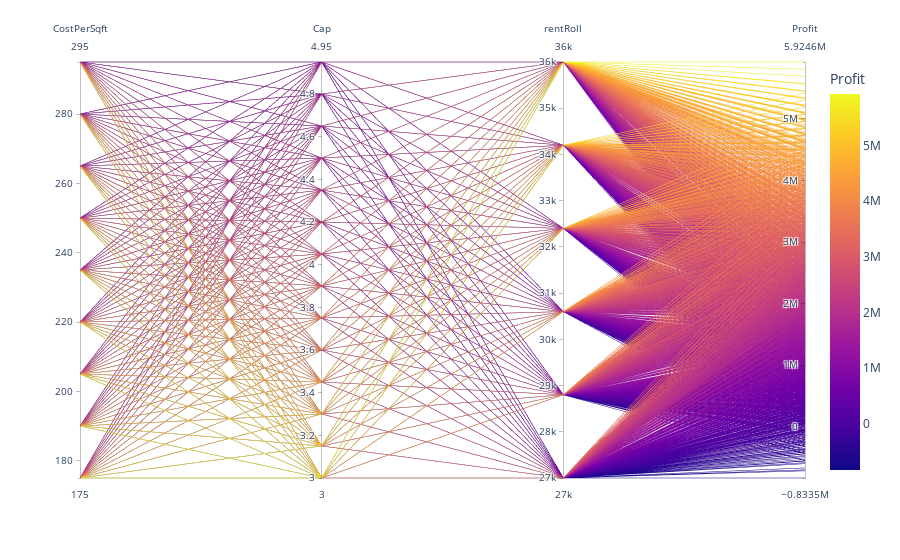

The cell this chart's notebook holds for it:
### Code cell
import plotly.express as px

#fig = go.Figure()
#fig.add_trace(go.Scatter(y=df["Valuation"],line = dict(color='green', width=1, dash='dash')))
#fig = px.scatter_3d(df,x="CostPerSqft",y="Cap",z="Valuation")
fig = px.parallel_coordinates(df, color="Profit",
                              dimensions=['CostPerSqft',
                                          'Cap', 
                                          #'ExpRate',
                                          'rentRoll',
                                          "Profit"
                                          ])
fig.show()

### Figure 1 — Plotly figure (JSON) as saved in the notebook; plotly's stock layout.template omitted (floating-point values rounded to 4 significant figures; data arrays with more than 128 entries replaced by an {"elided": "..."} marker saying what was removed)
{"data": [{"dimensions": [{"label": "CostPerSqft", "values": {"elided": "2268 int values"}}, {"label": "Cap", "values": {"elided": "2268 float values"}}, {"label": "rentRoll", "values": {"elided": "2268 int values"}}, {"label": "Profit", "values": {"elided": "2268 int values"}}], "domain": {"x": [0, 1], "y": [0, 1]}, "line": {"color": {"elided": "2268 int values"}, "coloraxis": "coloraxis"}, "name": "", "type": "parcoords"}], "layout": {"coloraxis": {"colorbar": {"title": {"text": "Profit"}}, "colorscale": [[0, "#0d0887"], [0.1111, "#46039f"], [0.2222, "#7201a8"], [0.3333, "#9c179e"], [0.4444, "#bd3786"], [0.5556, "#d8576b"], [0.6667, "#ed7953"], [0.7778, "#fb9f3a"], [0.8889, "#fdca26"], [1, "#f0f921"]]}, "legend": {"tracegroupgap": 0}, "margin": {"t": 60}}}
